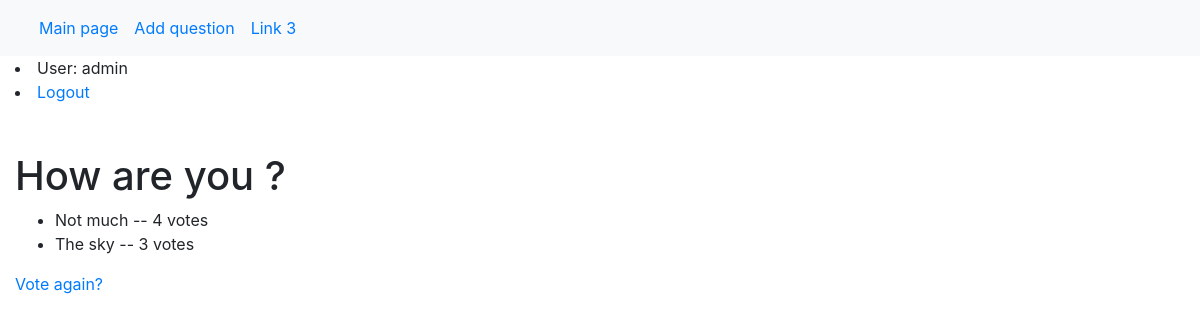
Screenshot of /polls/2/results/ (signed in) with the database file from the repository.
### polls/models.py (models this page shows, shortened)
class Question(models.Model):
    question_text = models.CharField(max_length=200)
    pub_date = models.DateTimeField('date published')
    user = models.ForeignKey(User, on_delete=models.SET_NULL, null=True, blank=True)

class Choice(models.Model):
    question = models.ForeignKey(Question, on_delete=models.CASCADE)
    choice_text = models.CharField(max_length=200)
    votes = models.IntegerField(default=0)

### polls/views.py (the view)
# urls.py: path('<int:pk>/results/', views.ResultsView.as_view(), name='results'),
class ResultsView(generic.DetailView):
    model = Question
    template_name = 'polls/results.html'

### polls/templates/polls/results.html (shortened to what this page needs)
{% extends "polls/base.html" %}
{% block content %}
<!DOCTYPE html>
<html lang="en">
<head>
</head>
<body>
    <h1>{{ question.question_text }}</h1>
    <ul>
    {% for choice in question.choice_set.all %}
        <li>{{ choice.choice_text }} -- {{ choice.votes }} vote{{ choice.votes|pluralize }}</li>
    {% endfor %}
    </ul>
    <a href="{% url 'polls:detail' question.id %}">Vote again?</a>
</body>
</html>
{% endblock  %}

### polls/templates/polls/base.html (shortened to what this page needs)
 <!DOCTYPE html>
<html lang="en">
<head>
  <link rel="stylesheet" href="https://cdn.jsdelivr.net/npm/bootstrap@4.6.2/dist/css/bootstrap.min.css">
</head>
<body>
<nav class="navbar navbar-expand-sm bg-light">
  <div class="container-fluid">
    <ul class="navbar-nav">
      <li class="nav-item">
        <a class="nav-link" href="/polls/">Main page</a>
      </li>
      <li class="nav-item">
        <a class="nav-link" href="/polls/add/">Add question</a>
      </li>
      <li class="nav-item">
        <a class="nav-link" href="#">Link 3</a>
      </li>
    </ul>
  </div>
</nav>
<div class="container-fluid">
   {% if user.is_authenticated %}
     <li>User: {{ user.get_username }}</li>
     <li><a href="{% url 'logout' %}?next={{ request.path }}">Logout</a></li>
   {% else %}
     <li><a href="{% url 'login' %}?next={{ request.path }}">Login</a></li>
   {% endif %}
    {% block content %}
    {% endblock %}
</div>
</body>
</html>

### rows the page displays
Question: question_text "How are you ?"
Choice: choice_text "Not much", votes "4"
Choice: choice_text "The sky", votes "3"

### other values shown
{{ user.get_username }} "admin"
